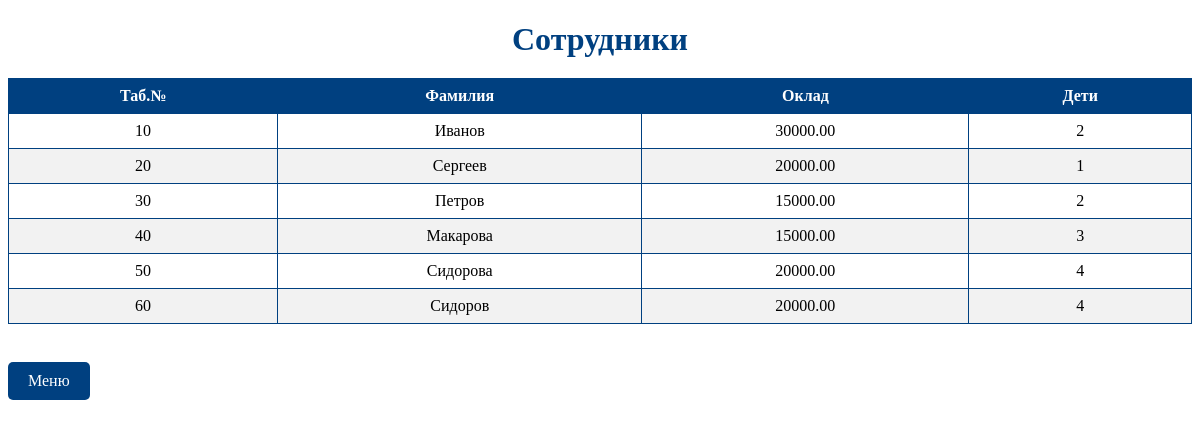
Page /employees/ (signed in) on the committed database.
### employees/models.py (models this page shows, shortened)
class Employee(models.Model):
    tab_number = models.IntegerField(unique=True)
    surname = models.CharField(max_length=50)
    salary = models.DecimalField(max_digits=10, decimal_places=2)
    children = models.IntegerField()

### employees/views.py (the view)
# urls.py: path('', employees_views.employee_list, name='employees'),
@permission_required('employees')
def employee_list(request):
    employees = Employee.objects.all()
    return render(request, 'employees/employees.html', {'employees': employees})

### access_control/utils.py (called while the page is built)
def has_permission(user, view_name):
    try:
        access = AccessControl.objects.get(user=user)
        permission_map = {
            'homepage': access.view_homepage, #
            'about': access.view_about,
            'services': access.view_services, #
            'suppliers': access.view_suppliers, #
            'employees': access.view_employees, #
            'salary': access.view_salary,
            'reports': access.view_reports, #
            'access_system': access.view_access_system, #
            'archive': access.view_archive, #
        }
        return permission_map.get(view_name, 0) in [1, 2]  # 1 - доступ разрешен, 0 - доступ запрещен
    except AccessControl.DoesNotExist:
        return False

### employees/templates/employees/employees.html (shortened to what this page needs)
{% load static %}
<!DOCTYPE html>
<html lang="en">
<head>
    <link rel="stylesheet" href="{% static 'employees/styles.css' %}">
</head>
<body>
    <h1>Сотрудники</h1>
    <table border="1">
        <thead>
            <tr>
                <th>Таб.№</th>
                <th>Фамилия</th>
                <th>Оклад</th>
                <th>Дети</th>
            </tr>
        </thead>
        <tbody>
            {% for employee in employees %}
                <tr>
                    <td>{{ employee.tab_number }}</td>
                    <td>{{ employee.surname }}</td>
                    <td>{{ employee.salary }}</td>
                    <td>{{ employee.children }}</td>
                </tr>
            {% empty %}
                <tr>
                    <td colspan="4">Нет данных</td>
                </tr>
            {% endfor %}
        </tbody>
    </table>
    <br>
    <a href="{% url 'homepage' %}" style="display: inline-block; padding: 10px 20px; background-color: #004080; color: #ffffff; border-radius: 5px; text-decoration: none;">Меню</a>
</body>
</html>

### employees/static/employees/styles.css (style rules this page uses)
h1 { color: #004080; text-align: center; margin-bottom: 20px; }
table { width: 100%; border-collapse: collapse; margin: 0 auto; font-size: 16px; }
th, td { border: 1px solid #004080; padding: 8px; text-align: center; }
th { background-color: #004080; color: #ffffff; }
tr:nth-child(even) { background-color: #f2f2f2; }
tr:nth-child(odd) { background-color: #ffffff; }
a { display: inline-block; margin: 20px auto; padding: 10px 20px; background-color: #004080; color: #ffffff; border-radius: 5px; text-decoration: none; text-align: center; font-size: 16px; transition: background-color 0.3s; }

### rows in the picture
Employee: tab_number "10", surname "Иванов", salary "30000.00", children "2"
Employee: tab_number "20", surname "Сергеев", salary "20000.00", children "1"
Employee: tab_number "30", surname "Петров", salary "15000.00", children "2"
Employee: tab_number "40", surname "Макарова", salary "15000.00", children "3"
Employee: tab_number "50", surname "Сидорова", salary "20000.00", children "4"
Employee: tab_number "60", surname "Сидоров", salary "20000.00", children "4"
